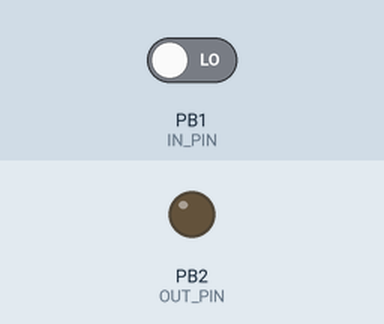
This sketch was run on a simulated ATtiny85, built with avr-gcc and run on an emulated ATtiny85. Parts: output pins drawn as LEDs (lit = HIGH). The inputs (shaded band) are chosen by the test bench; at power-on: PB1 (IN_PIN) LOW. Sleep ends after the set time or at an interrupt.

Above: at 1.2 s.
1.3 s: PB1 (IN_PIN) driven HIGH
Timing chart, 0 to 13.3 s (numbered marks = the images above; inputs shaded):
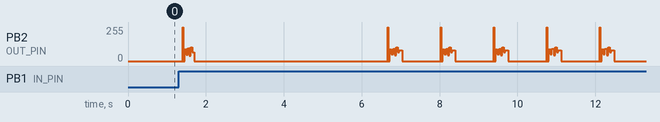

The sketch:

AVR_IR-in_Control_ATTiny85.ino
```cpp
#include <avr/sleep.h>

//IR control commands
#define ADDRESS 0xA5 //address of the Pioneer amplifier A-20-S
#define POWER_TOGGLE 0x38 //command for power toggle on/off
#define POWER_ON 0x58 //command for power on
#define INPUT_NETWORK_1 0x3A  //first command for input selection network
#define INPUT_NETWORK_2 0xE3  //second command for input selection network

//CONTROL IN Signal logic and timing
#define NORMAL LOW  //turn LOW for usage of inverting transistor
#define SIG HIGH  //turn HIGH for usage of inverting transistor
#define SHORT (562-40)  //duration of "pulse burst" / short delay in µs;theoretical value is 562µs
#define LONG (675-154)  //duration of long delay in µs minus 1ms which is covered by delay(1); theoretical value is 675µs
#define INTERVAL 700  //interval in µs between repition of commands minus 26ms which are covered by delay(26)

//Pins
#define OUT_PIN 2 //hardware pin 7; analog pin 1
#define IN_PIN 1  //hardware pin 6

//Interrupts
#define USED_INTERRUPT 1  //used external interrupt

//Variables
bool firstLoop = true;

void setup() {
  //pin change interrupt setup
  GIMSK |= (1<<PCIE);  // turns on pin change interrupts (bit 5)
  PCMSK |= (1<<PCINT1); // turn on interrupts on pin PB1
  sei();  //set enable interrupt
  pinMode(IN_PIN, INPUT);
  pinMode(OUT_PIN, OUTPUT);
  digitalWrite(OUT_PIN, NORMAL);
}

void loop() {

  if(digitalRead(IN_PIN)){
    //turn on the amplifier
    for(int c=0; c<3; c++){
      sendCommand(POWER_ON);
      delay(26);
      delayMicroseconds(INTERVAL);
    }
    //wait 5 seconds for it to start
    delay(5000);

    for(int n=0; n<5; n++){   //repeat command to make sure it succeeds
      //select NETWORK as input
      for(int d=0; d<2; d++){
        sendCommand(INPUT_NETWORK_1);
        delay(26);
        delayMicroseconds(INTERVAL);
        sendCommand(INPUT_NETWORK_2);
        delay(26);
        delayMicroseconds(INTERVAL);
      }
      delay(1000);
    }
  }
  else{
    if(!firstLoop){
      //turn off the amplifier using on/off
      for(int c=0; c<3; c++){
        sendCommand(POWER_TOGGLE);
        delay(26);
        delayMicroseconds(INTERVAL);
      }
    }
  }
  firstLoop = false;
  //change=false;
  set_sleep_mode(SLEEP_MODE_PWR_DOWN); //set sleep mode
  sleep_enable();        //ready to sleep
  sleep_cpu();          // sleep
  sleep_disable ();      // precaution
  delay(100);

}


void sendCommand(int com){
  //initial high
  digitalWrite(OUT_PIN, SIG);
  delay(8);
  delayMicroseconds(520);
  //initial low
  digitalWrite(OUT_PIN, NORMAL);
  delay(4);
  delayMicroseconds(180);
  //Address
  sendOneByte(ADDRESS);
  sendOneByte(255-ADDRESS);
  //Command
  sendOneByte(com);
  sendOneByte(255-com);
  //ending
  digitalWrite(OUT_PIN, SIG);
  delayMicroseconds(SHORT);
  digitalWrite(OUT_PIN, NORMAL);
}

void sendOneByte(int data){
  for(int b=7; b>=0; b--){
    //allways high
    digitalWrite(OUT_PIN, SIG);
    delayMicroseconds(SHORT);
    digitalWrite(OUT_PIN, NORMAL);
    //bit defines duration of low
    if(bitRead(data, b)==1){
      delay(1);
      delayMicroseconds(LONG);
    }
    else{
      delayMicroseconds(SHORT);
    }
  }
}

ISR(PCINT0_vect){
  //do nothing
}
```
